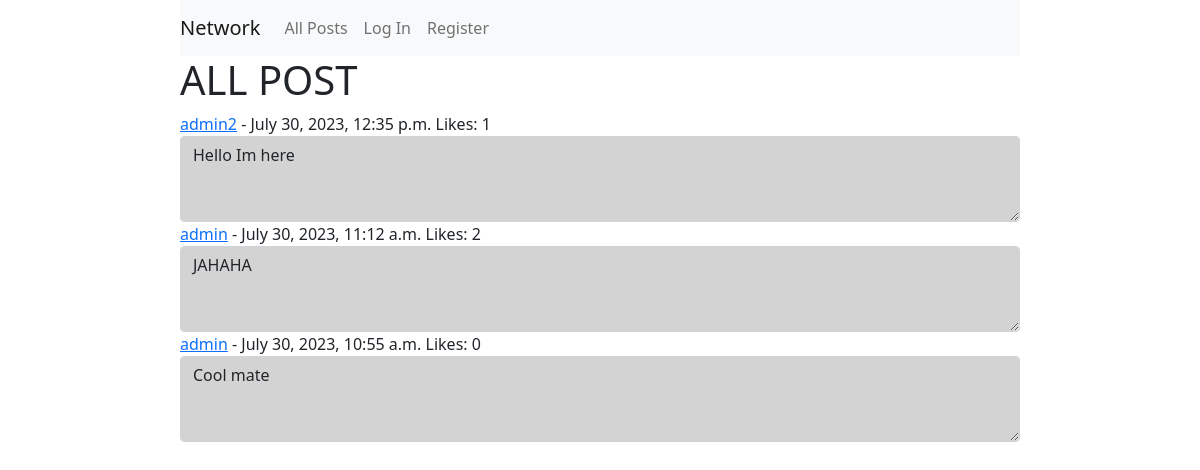
Before: / with the older database file.
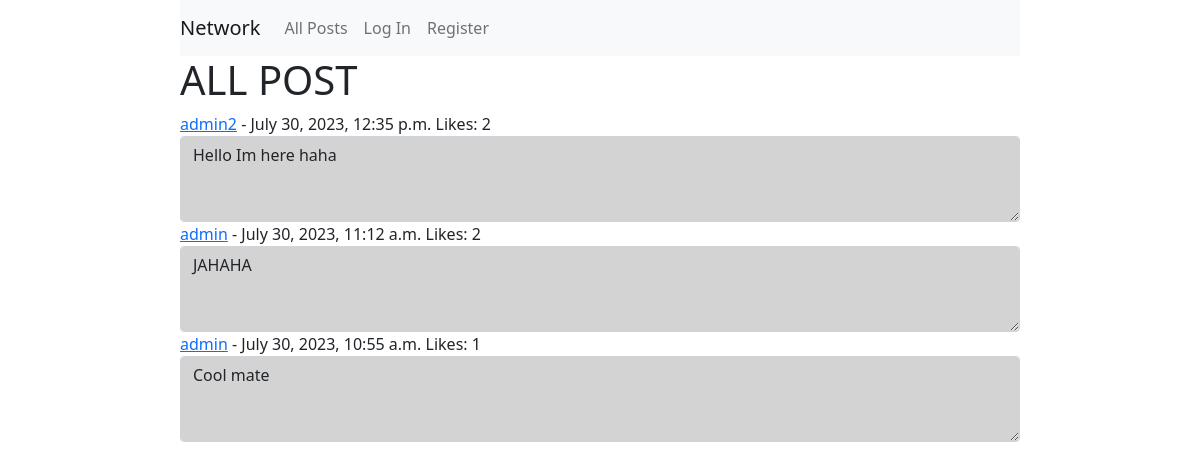
After: the same page with the newer database file.
### network/models.py (models this page shows, shortened)
class Post(models.Model):
    content = models.TextField(max_length=600)
    author = models.ForeignKey(User, on_delete=models.CASCADE)
    timestamp = models.DateTimeField(auto_now_add=True)
    likes = models.IntegerField(default=0)

class User(AbstractUser):
    pass

### network/views.py (the view)
# urls.py: path("", views.index, name="index"),
def index(request):
    all_posts = Post.objects.all().order_by("-timestamp")
    paginator = Paginator(all_posts, 10)
    page_number = request.GET.get('p')
    posts = paginator.get_page(page_number)
    likes = Like.objects.all()
    liked = []
    for like in likes:
        if like.user.id == request.user.id:
            liked.append(like.post.id)
    like = []
    for post in posts:
        like_on_post = Like.objects.filter(post=post).count()
        post.likes = like_on_post
        post.save()
    return render(request, "network/index.html",{
        "posts": posts,
        "liked": liked
    })

### network/templates/network/index.html (shortened to what this page needs)
{% extends "network/layout.html" %} {% block body %}
<h1>ALL POST</h1>
<div>
  {% for post in posts %}
  <div>
    <label for="post-content"> <a href="{% url 'profile' post.author.id %}">{{post.author}}</a> - {{post.timestamp}}</label>
    <span id="numbers_of_like_{{post.id}}">Likes: {{post.likes}}</span>
    <textarea
      name="post-content"
      style="background-color: lightgray"
      class="form-control"
      id="post-content-{{post.id}}"
      rows="3"
      readonly>{{post.content}}</textarea>
  </div>
</div>
{% endfor %}
<nav
  aria-label="Page navigation example"
  class="d-flex justify-content-center mt-2"
>
</nav>
{% endblock %}

Changed rows visible on the page:
changed Post "admin2": likes "1" → "2"; post-content "Hello Im here" → "Hello Im here haha"
changed Post "July 30, 2023, 10:55 a.m.": likes "0" → "1"
